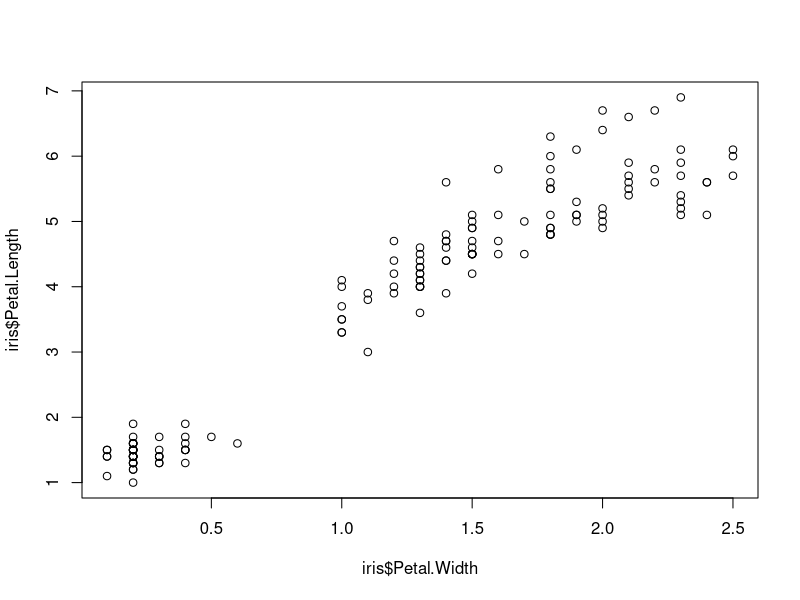
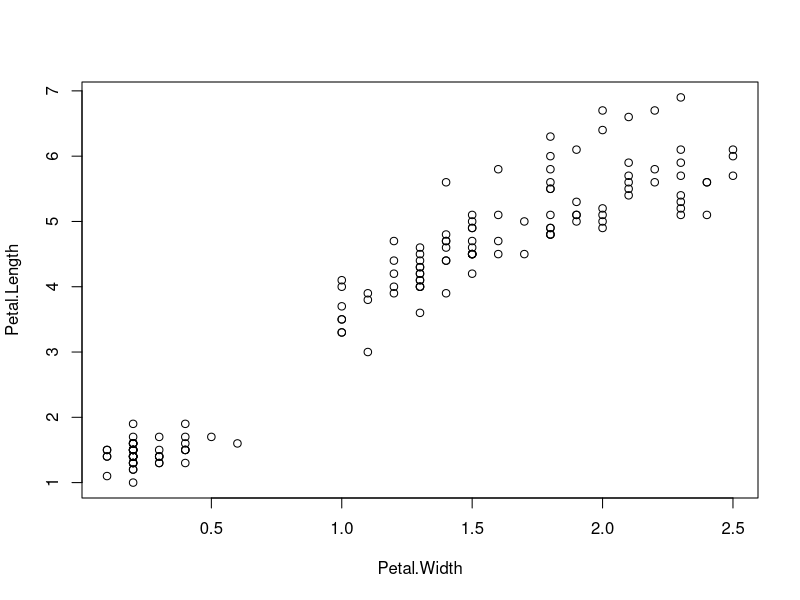
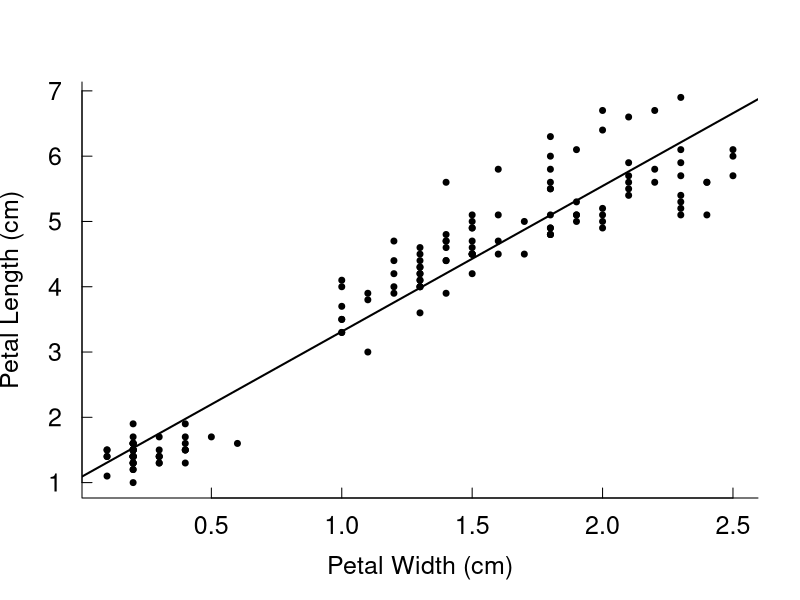
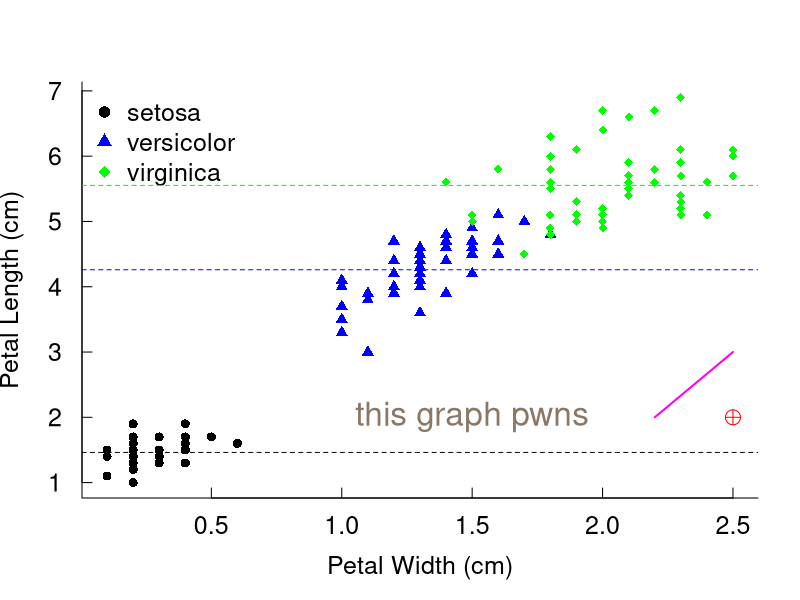
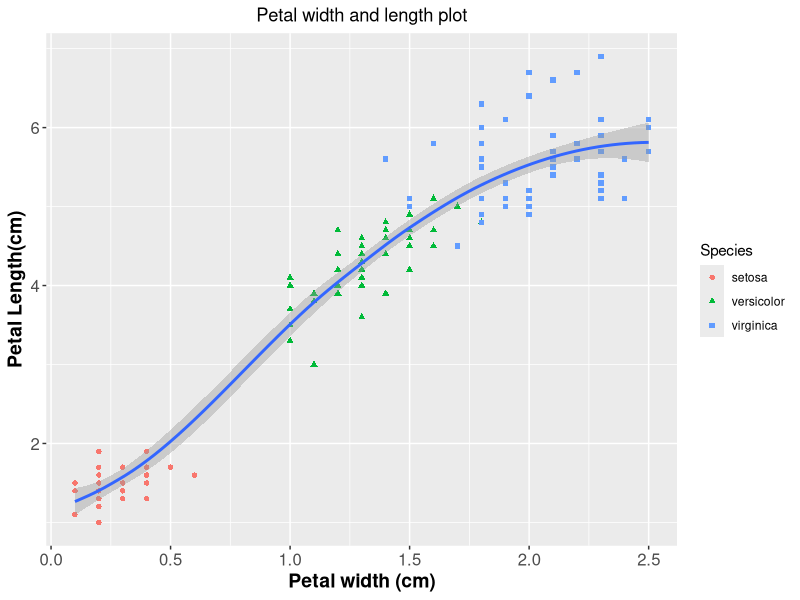

The R script that drew these images, in order:
## ---- chunk 1
# remove (almost) all objects currently held in the R environment
rm(list=ls()) 
## ---- chunk 2
head(iris)
# help(iris) or ?iris will give you mor information about the data set
?plot # info about plot function
## ---- chunk 3
plot( iris$Petal.Width, iris$Petal.Length )
## ---- chunk 4
plot( Petal.Length ~ Petal.Width, data = iris )
## ---- chunk 5
plot( Petal.Length ~ Petal.Width, data = iris,
        xlab="Petal Width (cm)", ylab="Petal Length (cm)", pch=20 ,
        cex.lab=1.5, cex.axis=1.5, cex=1.2,
        bty="L", las=1, tcl=0.5 ) # xlab - specifies the name of the x axis label and ylab specifies the name of the y axis label; pch specifies type of point we use - pch=20 is small round dot; cex - character expansion (labels, axis and points), bty - box type. las numeric in {0,1,2,3}; the style of axis labels. 0: always parallel to the axis [default], 1: always horizontal, 2: always perpendicular to the axis, 3: always vertical. tlc - The length of tick marks as a fraction of the height of a line of text. The default value is -0.5; setting tcl = NA sets tck = -0.01 which is S' default.
abline(lm(Petal.Length~Petal.Width, data=iris),col="black", lwd=2, lty=1)
## ---- chunk 6

?par
?points
## ---- chunk 7

# define a custom sequence of colours to use
my.colors <- c("black","blue","green")

# define a custom sequence of point types to use
my.points <- c(16,17,18)

# display levels of variable Species within iris data set
levels(iris$Species) 

# generate the plot with colours and points by species
plot( Petal.Length ~ Petal.Width, data = iris, 
      col=my.colors[iris$Species], 
      pch=my.points[iris$Species], 
      xlab="Petal Width (cm)", ylab="Petal Length (cm)",
      cex.lab=1.5, cex.axis=1.5, cex=1.2,
      bty="L", las=1, tcl=0.5 )

# a legend to the plot
legend("topleft", levels(iris$Species), col=my.colors, pch=my.points, lty=0, bty="n",
        cex=1.5) # bty = "n" means no box around legend

# add horizontal lines for each of the species' petal lengths
abline(h=mean(iris$Petal.Length[iris$Species=="virginica"]), col="green", lty=2)
abline(h=mean(iris$Petal.Length[iris$Species=="versicolor"]), col="blue", lty=2)
abline(h=mean(iris$Petal.Length[iris$Species=="setosa"]), col="black", lty=2)
# palette()
# colors()

# add some text to the figure in glorious peachpuff4
text(1.5,2,labels="this graph pwns", col="peachpuff4",cex=2 ) 

# some other embellishments you might want to add...
# add some specific lines or points
points(2.5,2,pch=10,col="red",cex=2) 
lines(c(2.2,2.5),c(2,3),col="magenta",lwd=2)
## ---- chunk 8
save( list=ls(), file="grazing_data.rdata")
## ---- chunk 9

# create and open the tif file for writing
tiff(filename="petal_plot_1.tif",units="cm",
		height=21,width=21, res=300, compression="none")

# do the plotting
my.colors <- c("black","blue","green")
my.points <- c(16,17,18)
plot(Petal.Length ~ Petal.Width, data = iris,
        col = my.colors[iris$Species], 
        pch = my.points[iris$Species], 
        xlab = "Petal Width (cm)", ylab="Petal Length (cm)",
        cex.lab = 1.5, cex.axis = 1.5, cex = 1.2,
        bty = "L", las = 1, tcl = 0.5 )
legend("topleft", levels(iris$Species), col=my.colors, pch=my.points, lty=0, bty="n",
        cex=1.5) # bty = "n" means no box around legend

# close the tif file
dev.off()
## ---- chunk 10
library(tidyverse) # load package with ggplot

# create the plot and save it in object called p2
p2 <- ggplot(data = iris, 
             mapping = aes(x = Petal.Width, y = Petal.Length)) + 
  geom_point(mapping = aes(color = Species, shape=Species)) + 
  geom_smooth() + 
  ggtitle("Petal width and length plot") + 
  theme(plot.title = element_text(hjust = 0.5), 
        axis.text=element_text(size=12),
        axis.title=element_text(size=14,face="bold")) + 
  labs( x="Petal width (cm)",y="Petal Length(cm)") 

# printing the created ggplot object causes it to be show on screen
print(p2)

# save it out as a tiff or myriad otehr formats
ggsave(filename="petal_plot_2.tif", plot = p2, device = "tiff",
       dpi = 300, compression = "none")

# aesthetics defines x and y axis; geom_point defines classification variable 
# Species for shape and colour; geom_smooth provides shoothing curve through 
# data; 
# ggtitle defines title; 
# theme adjusts title in the centre of the plot; 
# axis.text - defines text size for axis text; 
# axis.title - defines size and style of the axis text; 
# labs defines x and y - axis labels.

## ---- chunk 11

library(tidyverse)

# create the plot and save it in object called p3
p3 <- ggplot(data= iris, mapping = aes(x=Petal.Width,y=Petal.Length)) + 
  geom_point(mapping = aes(color = Species, shape=Species)) + 
  geom_smooth() + 
  ggtitle("Petal width and length plot") + 
  scale_shape_manual (values=4:6) + 
  theme(plot.title = element_text(hjust = 0.5), 
        axis.text=element_text(size=12),
        axis.title=element_text(size=14,face="bold")) + 
  labs( x="Petal width (cm)",y="Petal Length(cm)")
# the only difference with previous graph is that each shape variable 
# (Species) is defined manualy with scale_shape_manual. 

# save it out as a tiff or myriad otehr formats
ggsave(filename="petal_plot_3.tif", plot = p3, device = "tiff",
       dpi = 300, compression = "none")

